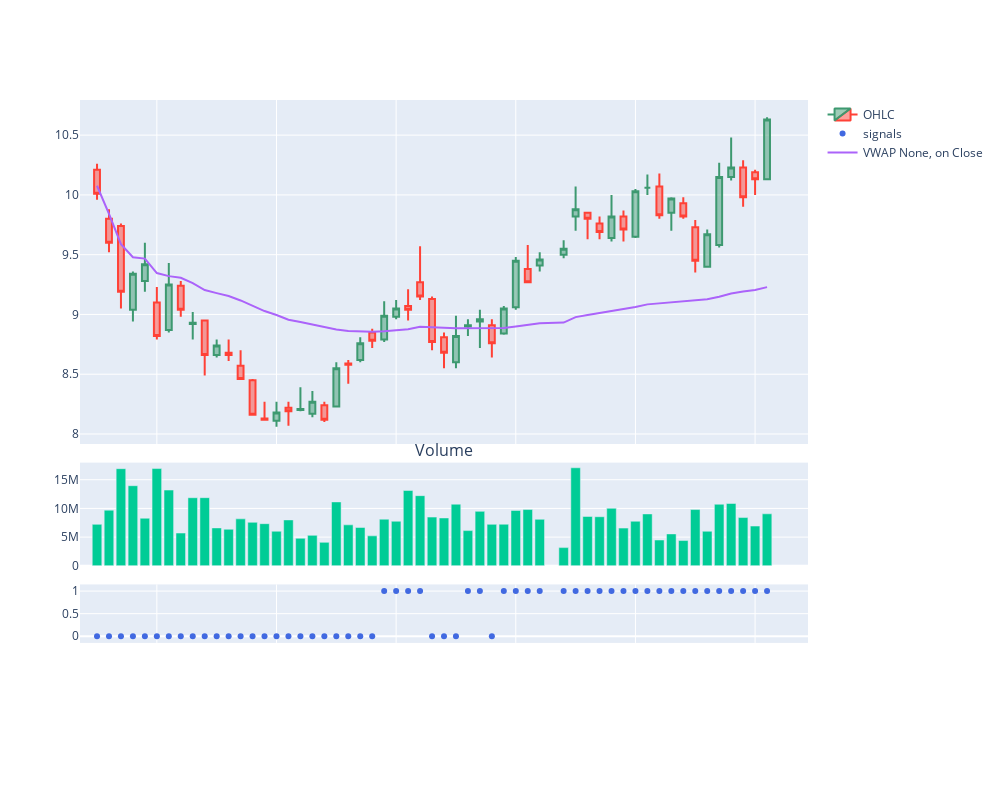
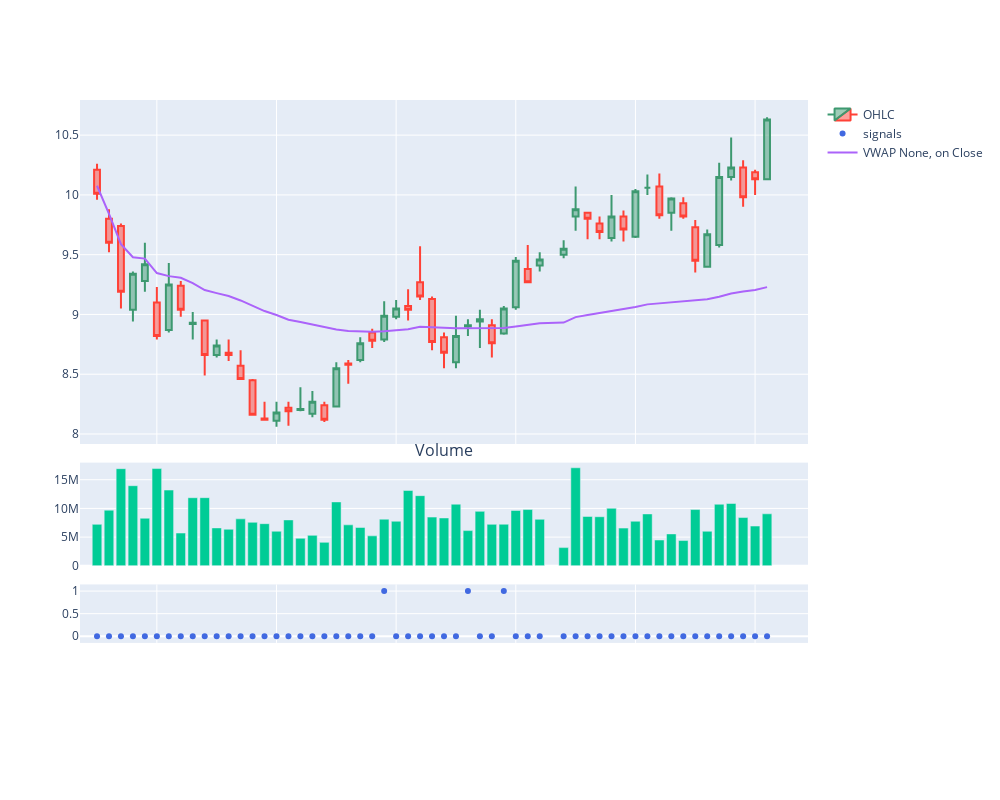

Source (notebook cell) for these figures, in order:
### Markdown cell above
## VWAP Crossover

### Code cell
period = None
indicator =  "VWAP"
vwap_crossover = Crossover(period, indicator = indicator, on = "Close", invert = False)
vwap_crossover.plot_signals(data,signal_type = 'con')
vwap_crossover.plot_signals(data,signal_type = 'dis')
